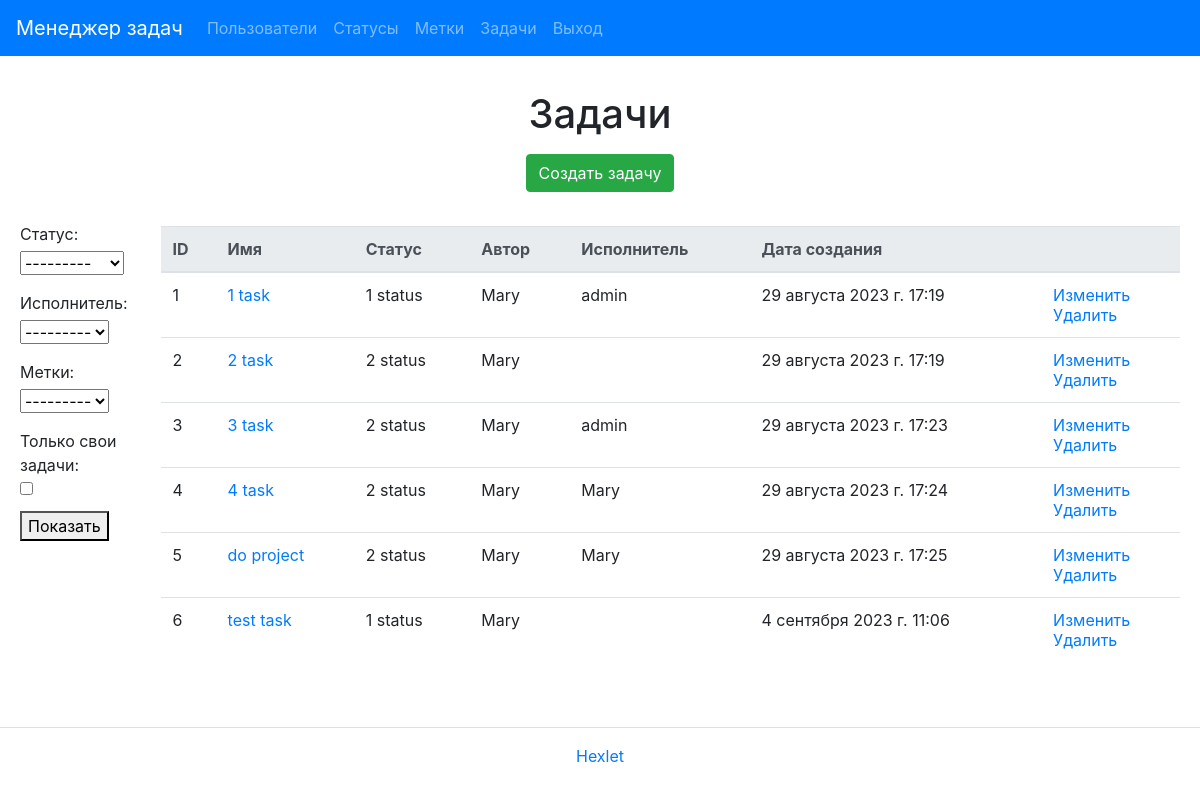
The app's page /ru/tasks/ (signed in) with its own data.
### task_manager/tasks/models.py (models this page shows, shortened)
class Task(models.Model):
    name = models.CharField(max_length=30)
    description = models.TextField(blank=True)
    status = models.ForeignKey(Status, on_delete=models.PROTECT)
    creator = models.ForeignKey(
        User,
        on_delete=models.PROTECT,
        related_name='+',
        blank=True
    )
    executor = models.ForeignKey(User, on_delete=models.PROTECT, blank=True, null=True)
    labels = models.ManyToManyField(Label, blank=True)
    created_at = models.DateTimeField(default=timezone.now)

### task_manager/statuses/models.py (models this page shows)
class Status(models.Model):
    name = models.CharField(max_length=30)
    created_at = models.DateTimeField(auto_now_add=True)
    def __str__(self):
        return self.name

### task_manager/tasks/views.py (the view)
# urls.py: path('', TaskList.as_view(), name='task_index'),
class TaskList(UserLoginMixin, FilterView):
    model = Task
    template_name = 'tasks/index.html'
    context_object_name = 'tasks'
    filterset_class = TaskFilter

### task_manager/labels/models.py (called while the page is built)
    def __str__(self):
        return self.name

### task_manager/templates/tasks/index.html (shortened to what this page needs)
{% extends "base.html" %}
{% load i18n %}
{% block content %}
<h1 class="my-2 text-center">{% trans "Tasks" %}</h1>
<div class="d-flex justify-content-center mt-3 mb-0">
  <a class="btn btn-success btn-md" href="{% url 'task_create' %}">{% trans "Create task" %}</a>
</div>
<div class="container">
  <div class="flex-container">
    <div class="filter-form">
      <form method="get">
        {{ filter.form.as_p }}
        <button type="submit">{% trans 'Show' %}</button>
      </form>
    </div>
    <table class="table table-lg-responsive table-hover mt-4">
      <thead class="thead-light">
        <tr>
          <th>{% trans "ID" %}</th>
          <th>{% trans "Name" %}</th>
          <th>{% trans "Status" %}</th>
          <th>{% trans "Author" %}</th>
          <th>{% trans "Executor" %}</th>
          <th>{% trans "Creation date" %}</th>
          <th></th>
        </tr>
      </thead>
      <tbody>
        {% if tasks %}
          {% for task in tasks %}
          <tr>
            <td>{{ task.id }}</td>
            <td><a href="{% url 'task_single' task.id %}">{{ task.name }}</a></td>
            <td>{{ task.status }}</td>
            <td>{{ task.creator }}</td>
            {% if task.executor %}
            <td>{{ task.executor }}</td>
            {% else %}
            <td></td>
            {% endif %}
            <td>{{ task.created_at }}</td>
            <td>
              <a href="{% url 'task_update' task.id %}">{% trans "Modify" %}</a>
              <br>
              <a href="{% url 'task_delete' task.id %}">{% trans "Delete" %}</a>
            </td>
          </tr>
          {% endfor %}
        {% endif %}
      </tbody>
    </table>
  </div>
</div>
{% endblock %}

### task_manager/templates/tasks/index.html (style rules this page uses)
.flex-container { display: flex; }
.container { max-width: 100%; padding: 10px 10px 20px 10px; }
.filter-form { margin-top: 20px; }
.filter-form label { display: block; margin-bottom: 5px; }

### records on screen
Task: id "1", name "1 task", status "1 status", creator "Mary", executor "admin", created_at "29 августа 2023 г. 17:19"
Task: id "2", name "2 task", status "2 status", creator "Mary", created_at "29 августа 2023 г. 17:19"
Task: id "3", name "3 task", status "2 status", creator "Mary", executor "admin", created_at "29 августа 2023 г. 17:23"
Task: id "4", name "4 task", status "2 status", creator "Mary", executor "Mary", created_at "29 августа 2023 г. 17:24"
Task: id "5", name "do project", status "2 status", creator "Mary", executor "Mary", created_at "29 августа 2023 г. 17:25"
Task: id "6", name "test task", status "1 status", creator "Mary", created_at "4 сентября 2023 г. 11:06"
